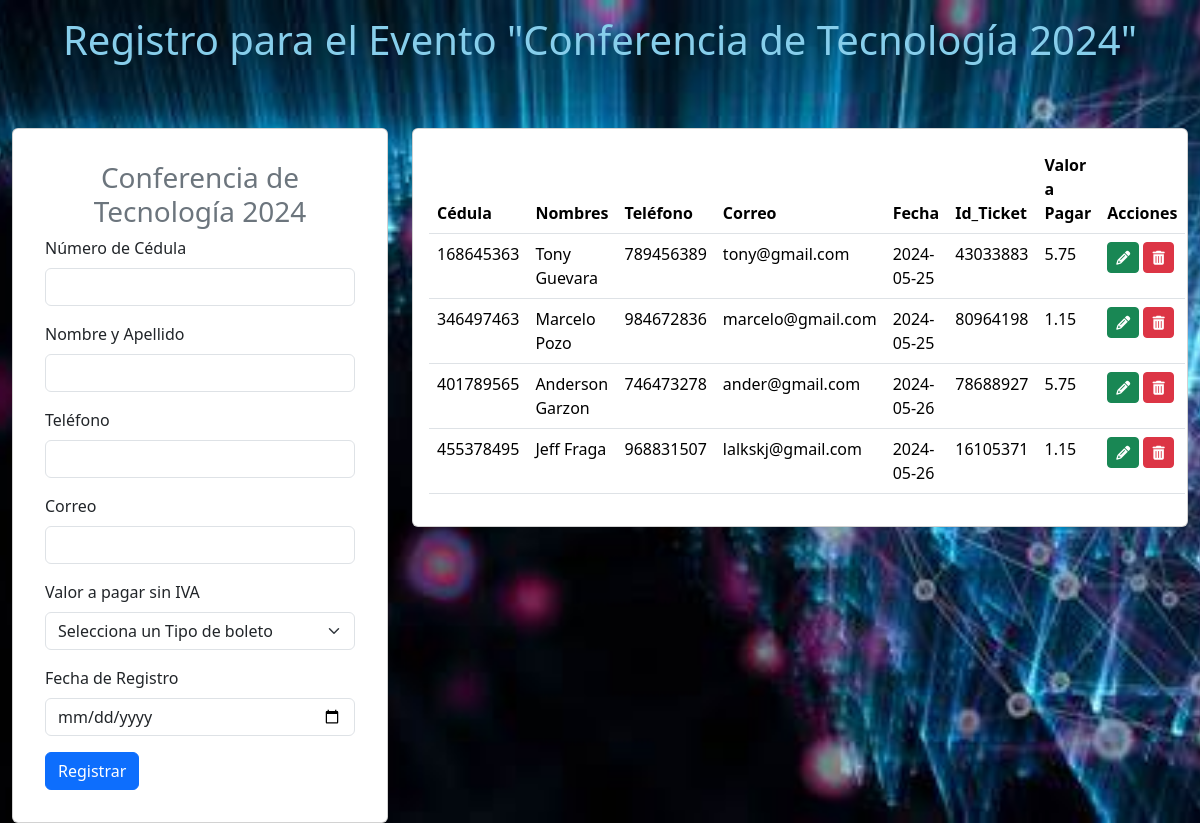
The page / on the database its author committed.
### tables this page shows
CREATE TABLE `eventos` (
  `cedula` int(10) NOT NULL,
  `nombres` varchar(100) NOT NULL,
  `telefono` int(10) NOT NULL,
  `correo` varchar(50) NOT NULL,
  `fecha` date NOT NULL,
  `num_boleto` int(100) NOT NULL,
  `precio` float DEFAULT NULL
);

### index.php (the view, shortened to what this page needs)
<!DOCTYPE html>
<html lang="en">
<head>
    <link href="https://cdn.jsdelivr.net/npm/bootstrap@5.3.3/dist/css/bootstrap.min.css" rel="stylesheet"
>
</head>
<body>
    <h1 class="text-center p-3"style="color: #87CEEB;">Registro para el Evento "Conferencia de Tecnología 2024"</h1>
    <?php
    include "controlador/eliminar.php";
    ?>
    <div class="container-fluid mt-5">
        <div class="row">
            <div class="col-md-4">
                <div class="card">
                    <div class="card-body">
                        <form class="p-3" method="POST" action="index.php">
                            <h3 class="text-center text-secondary">Conferencia de Tecnología 2024</h3>
                            <div class="mb-3">
                                <label for="cedula" class="form-label">Número de Cédula</label>
                                <input type="text" class="form-control" name="cedula" id="cedula" maxlength="10">
                            </div>
                            <div class="mb-3">
                                <label for="nombres" class="form-label">Nombre y Apellido</label>
                                <input type="text" class="form-control" name="nombres" id="nombres">
                            </div>
                            <div class="mb-3">
                                <label for="telefono" class="form-label">Teléfono</label>
                                <input type="text" class="form-control" name="telefono" id="telefono">
                            </div>
                            <div class="mb-3">
                                <label for="correo" class="form-label">Correo</label>
                                <input type="email" class="form-control" name="correo" id="correo">
                            </div>
                            <div class="mb-3">
                                <label for="precio" class="form-label">Valor a pagar sin IVA</label>
                                <select class="form-select" name="precio" id="precio">
                                    <option value="">Selecciona un Tipo de boleto</option>
                                </select>
                            </div>
                            <div class="mb-3">
                                <label for="fecha" class="form-label">Fecha de Registro</label>
                                <input type="date" class="form-control" name="fecha" id="fecha">
                            </div>
                            <button type="submit" class="btn btn-primary" name="btnregistrar"
                                value="Ok">Registrar</button>
                        </form>
                    </div>
                </div>
            </div>
            <div class="col-md-8">
                <div class="card">
                    <div class="card-body">
                        <table class="table table-hover">
                            <thead class="bg-info">
                                <tr>
                                    <th scope="col">Cédula</th>
                                    <th scope="col">Nombres</th>
                                    <th scope="col">Teléfono</th>
                                    <th scope="col">Correo</th>
                                    <th scope="col">Fecha</th>
                                    <th scope="col">Id_Ticket</th>
                                    <th scope="col">Valor a Pagar</th>
                                    <th scope="col">Acciones</th>
                                </tr>
                            </thead>
                            <tbody>
                                <?php
                                $sql = "SELECT * FROM eventos";
                                $result = $conexion->query($sql);
                                if ($result === false) {
                                    echo "Error en la consulta: " . $conexion->error;
                                } else {
                                    while ($datos = $result->fetch_object()) { ?>
                                        <tr>
                                            <td><?= htmlspecialchars($datos->cedula) ?></td>
                                            <td><?= htmlspecialchars($datos->nombres) ?></td>
                                            <td><?= htmlspecialchars($datos->telefono) ?></td>
                                            <td><?= htmlspecialchars($datos->correo) ?></td>
                                            <td><?= htmlspecialchars($datos->fecha) ?></td>
                                            <td><?= htmlspecialchars($datos->num_boleto) ?></td>
                                            <td><?= htmlspecialchars($datos->precio) ?></td>
                                            <td>
                                                <a href="editar.php?num_boleto=<?= htmlspecialchars($datos->num_boleto) ?>"
                                                    class="btn btn-success btn-sm"><i class="fas fa-pencil-alt"></i>
                                                </a>
                                                <a onclick="return eliminar()"
                                                    href="controlador/eliminar.php?id=<?= htmlspecialchars($datos->num_boleto) ?>"
                                                    class="btn btn-danger btn-sm"><i class="fas fa-trash-alt"></i>
                                                </a>
                                            </td>
                                        </tr>
                                    <?php }
                                }
                                ?>
                            </tbody>
                        </table>
                    </div>
                </div>
            </div>
        </div>
    </div>
</body>
</html>

### index.php (style rules this page uses)
body { background: url('crud.jpg') no-repeat center center fixed; background-size: cover; }

### rows shown on the page
eventos: cedula "168645363", nombres "Tony Guevara", telefono "789456389", correo "tony@gmail.com", fecha "2024-05-25", num_boleto "43033883", precio "5.75"
eventos: cedula "346497463", nombres "Marcelo Pozo", telefono "984672836", correo "marcelo@gmail.com", fecha "2024-05-25", num_boleto "80964198", precio "1.15"
eventos: cedula "401789565", nombres "Anderson Garzon", telefono "746473278", correo "ander@gmail.com", fecha "2024-05-26", num_boleto "78688927", precio "5.75"
eventos: cedula "455378495", nombres "Jeff Fraga", telefono "968831507", correo "lalkskj@gmail.com", fecha "2024-05-26", num_boleto "16105371", precio "1.15"
